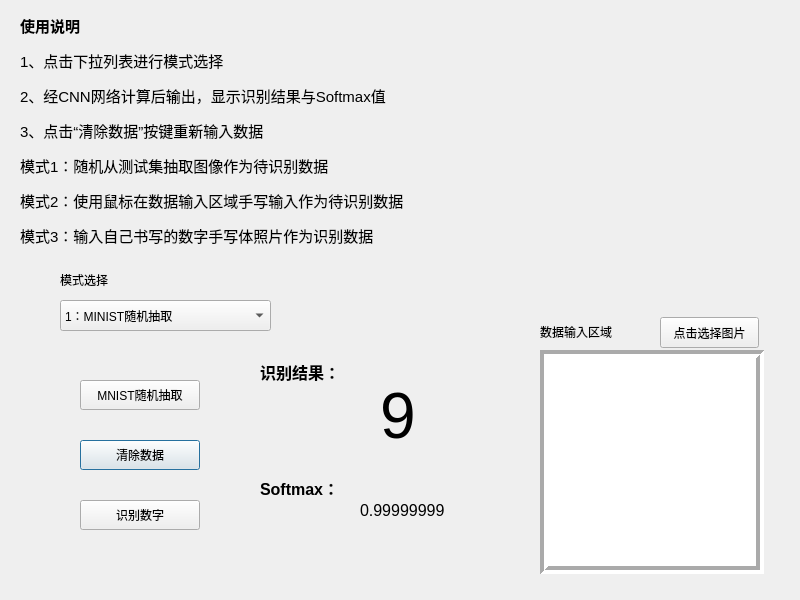
<?xml version="1.0" encoding="UTF-8"?>
<ui version="4.0">
 <class>MainWindow</class>
 <widget class="QDialog" name="MainWindow">
  <property name="geometry">
   <rect>
    <x>0</x>
    <y>0</y>
    <width>800</width>
    <height>600</height>
   </rect>
  </property>
  <property name="windowTitle">
   <string>手写数字识别CNN-顾轩-2020.5.2</string>
  </property>
  <widget class="QComboBox" name="cbBox_Mode">
   <property name="geometry">
    <rect>
     <x>60</x>
     <y>300</y>
     <width>211</width>
     <height>31</height>
    </rect>
   </property>
   <item>
    <property name="text">
     <string>1：MINIST随机抽取</string>
    </property>
   </item>
   <item>
    <property name="text">
     <string>2：鼠标手写输入</string>
    </property>
   </item>
   <item>
    <property name="text">
     <string>3：手写图片识别</string>
    </property>
   </item>
  </widget>
  <widget class="QLabel" name="label">
   <property name="geometry">
    <rect>
     <x>60</x>
     <y>270</y>
     <width>80</width>
     <height>20</height>
    </rect>
   </property>
   <property name="text">
    <string>模式选择</string>
   </property>
  </widget>
  <widget class="QPushButton" name="pbtClear">
   <property name="geometry">
    <rect>
     <x>80</x>
     <y>440</y>
     <width>120</width>
     <height>30</height>
    </rect>
   </property>
   <property name="styleSheet">
    <string notr="true"/>
   </property>
   <property name="text">
    <string>清除数据</string>
   </property>
   <property name="checkable">
    <bool>false</bool>
   </property>
   <property name="checked">
    <bool>false</bool>
   </property>
  </widget>
  <widget class="QPushButton" name="pbtGetMnist">
   <property name="geometry">
    <rect>
     <x>80</x>
     <y>380</y>
     <width>120</width>
     <height>30</height>
    </rect>
   </property>
   <property name="text">
    <string>MNIST随机抽取</string>
   </property>
   <property name="checkable">
    <bool>false</bool>
   </property>
  </widget>
  <widget class="QPushButton" name="pbtPredict">
   <property name="geometry">
    <rect>
     <x>80</x>
     <y>500</y>
     <width>120</width>
     <height>30</height>
    </rect>
   </property>
   <property name="styleSheet">
    <string notr="true"/>
   </property>
   <property name="text">
    <string>识别数字</string>
   </property>
  </widget>
  <widget class="QLabel" name="lbDataArea">
   <property name="geometry">
    <rect>
     <x>540</x>
     <y>350</y>
     <width>224</width>
     <height>224</height>
    </rect>
   </property>
   <property name="mouseTracking">
    <bool>false</bool>
   </property>
   <property name="styleSheet">
    <string notr="true">background-color: rgb(255, 255, 255);</string>
   </property>
   <property name="frameShape">
    <enum>QFrame::Box</enum>
   </property>
   <property name="frameShadow">
    <enum>QFrame::Sunken</enum>
   </property>
   <property name="lineWidth">
    <number>4</number>
   </property>
   <property name="midLineWidth">
    <number>0</number>
   </property>
   <property name="text">
    <string/>
   </property>
  </widget>
  <widget class="QLabel" name="label_3">
   <property name="geometry">
    <rect>
     <x>260</x>
     <y>340</y>
     <width>91</width>
     <height>181</height>
    </rect>
   </property>
   <property name="text">
    <string>&lt;html&gt;&lt;head/&gt;&lt;body&gt;&lt;p&gt;&lt;span style=&quot; font-size:12pt; font-weight:600;&quot;&gt;识别结果：&lt;/span&gt;&lt;/p&gt;&lt;p&gt;&lt;br/&gt;&lt;/p&gt;&lt;p&gt;&lt;br/&gt;&lt;/p&gt;&lt;p&gt;&lt;span style=&quot; font-size:12pt; font-weight:600;&quot;&gt;Softmax：&lt;/span&gt;&lt;/p&gt;&lt;/body&gt;&lt;/html&gt;</string>
   </property>
  </widget>
  <widget class="QLabel" name="label_4">
   <property name="geometry">
    <rect>
     <x>540</x>
     <y>316</y>
     <width>90</width>
     <height>31</height>
    </rect>
   </property>
   <property name="text">
    <string>数据输入区域</string>
   </property>
  </widget>
  <widget class="QLabel" name="label_5">
   <property name="geometry">
    <rect>
     <x>20</x>
     <y>10</y>
     <width>471</width>
     <height>241</height>
    </rect>
   </property>
   <property name="text">
    <string>&lt;!DOCTYPE HTML PUBLIC &quot;-//W3C//DTD HTML 4.0//EN&quot; &quot;http://www.w3.org/TR/REC-html40/strict.dtd&quot;&gt;
&lt;html&gt;&lt;head&gt;&lt;meta name=&quot;qrichtext&quot; content=&quot;1&quot; /&gt;&lt;style type=&quot;text/css&quot;&gt;
p, li { white-space: pre-wrap; }
&lt;/style&gt;&lt;/head&gt;&lt;body style=&quot; font-family:'SimSun'; font-size:9pt; font-weight:400; font-style:normal;&quot;&gt;
&lt;p style=&quot; margin-top:12px; margin-bottom:12px; margin-left:0px; margin-right:0px; -qt-block-indent:0; text-indent:0px;&quot;&gt;&lt;span style=&quot; font-family:'Ubuntu'; font-size:11pt; font-weight:600;&quot;&gt;使用说明&lt;/span&gt;&lt;/p&gt;
&lt;p style=&quot; margin-top:12px; margin-bottom:12px; margin-left:0px; margin-right:0px; -qt-block-indent:0; text-indent:0px;&quot;&gt;&lt;span style=&quot; font-family:'Ubuntu'; font-size:11pt;&quot;&gt;1、点击下拉列表进行模式选择&lt;/span&gt;&lt;/p&gt;
&lt;p style=&quot; margin-top:12px; margin-bottom:12px; margin-left:0px; margin-right:0px; -qt-block-indent:0; text-indent:0px;&quot;&gt;&lt;span style=&quot; font-family:'Ubuntu'; font-size:11pt;&quot;&gt;2、经CNN网络计算后输出，显示识别结果与Softmax值&lt;/span&gt;&lt;/p&gt;
&lt;p style=&quot; margin-top:12px; margin-bottom:12px; margin-left:0px; margin-right:0px; -qt-block-indent:0; text-indent:0px;&quot;&gt;&lt;span style=&quot; font-family:'Ubuntu'; font-size:11pt;&quot;&gt;3、点击“清除数据”按键重新输入数据&lt;/span&gt;&lt;/p&gt;
&lt;p style=&quot; margin-top:12px; margin-bottom:12px; margin-left:0px; margin-right:0px; -qt-block-indent:0; text-indent:0px;&quot;&gt;&lt;span style=&quot; font-family:'Ubuntu'; font-size:11pt;&quot;&gt;模式1：随机从测试集抽取图像作为待识别数据&lt;/span&gt;&lt;/p&gt;
&lt;p style=&quot; margin-top:12px; margin-bottom:12px; margin-left:0px; margin-right:0px; -qt-block-indent:0; text-indent:0px;&quot;&gt;&lt;span style=&quot; font-family:'Ubuntu'; font-size:11pt;&quot;&gt;模式2：使用鼠标在数据输入区域手写输入作为待识别数据&lt;/span&gt;&lt;/p&gt;
&lt;p style=&quot; margin-top:12px; margin-bottom:12px; margin-left:0px; margin-right:0px; -qt-block-indent:0; text-indent:0px;&quot;&gt;&lt;span style=&quot; font-family:'Ubuntu'; font-size:11pt;&quot;&gt;模式3：输入自己书写的数字手写体照片作为识别数据&lt;/span&gt;&lt;/p&gt;&lt;/body&gt;&lt;/html&gt;</string>
   </property>
  </widget>
  <widget class="QFrame" name="verticalFrame">
   <property name="geometry">
    <rect>
     <x>540</x>
     <y>350</y>
     <width>221</width>
     <height>221</height>
    </rect>
   </property>
   <layout class="QVBoxLayout" name="dArea_Layout">
    <property name="spacing">
     <number>0</number>
    </property>
    <property name="leftMargin">
     <number>1</number>
    </property>
    <property name="topMargin">
     <number>1</number>
    </property>
    <property name="rightMargin">
     <number>1</number>
    </property>
    <property name="bottomMargin">
     <number>1</number>
    </property>
   </layout>
  </widget>
  <widget class="QLabel" name="lbResult">
   <property name="geometry">
    <rect>
     <x>380</x>
     <y>350</y>
     <width>91</width>
     <height>131</height>
    </rect>
   </property>
   <property name="font">
    <font>
     <pointsize>48</pointsize>
    </font>
   </property>
   <property name="text">
    <string>9</string>
   </property>
  </widget>
  <widget class="QLabel" name="lbCofidence">
   <property name="geometry">
    <rect>
     <x>360</x>
     <y>500</y>
     <width>151</width>
     <height>21</height>
    </rect>
   </property>
   <property name="font">
    <font>
     <pointsize>12</pointsize>
    </font>
   </property>
   <property name="text">
    <string>0.99999999</string>
   </property>
  </widget>
  <widget class="QPushButton" name="pbtjiazai">
   <property name="geometry">
    <rect>
     <x>660</x>
     <y>317</y>
     <width>99</width>
     <height>31</height>
    </rect>
   </property>
   <property name="text">
    <string>点击选择图片</string>
   </property>
   <property name="checkable">
    <bool>false</bool>
   </property>
  </widget>
  <zorder>verticalFrame</zorder>
  <zorder>cbBox_Mode</zorder>
  <zorder>label</zorder>
  <zorder>pbtClear</zorder>
  <zorder>pbtGetMnist</zorder>
  <zorder>pbtPredict</zorder>
  <zorder>label_3</zorder>
  <zorder>label_4</zorder>
  <zorder>label_5</zorder>
  <zorder>lbResult</zorder>
  <zorder>lbCofidence</zorder>
  <zorder>lbDataArea</zorder>
  <zorder>pbtjiazai</zorder>
 </widget>
 <resources/>
 <connections>
  <connection>
   <sender>cbBox_Mode</sender>
   <signal>activated(QString)</signal>
   <receiver>MainWindow</receiver>
   <slot>cbBox_Mode_Callback()</slot>
   <hints>
    <hint type="sourcelabel">
     <x>178</x>
     <y>317</y>
    </hint>
    <hint type="destinationlabel">
     <x>158</x>
     <y>168</y>
    </hint>
   </hints>
  </connection>
  <connection>
   <sender>pbtClear</sender>
   <signal>clicked()</signal>
   <receiver>MainWindow</receiver>
   <slot>pbtClear_Callback()</slot>
   <hints>
    <hint type="sourcelabel">
     <x>131</x>
     <y>460</y>
    </hint>
    <hint type="destinationlabel">
     <x>105</x>
     <y>341</y>
    </hint>
   </hints>
  </connection>
  <connection>
   <sender>pbtPredict</sender>
   <signal>clicked()</signal>
   <receiver>MainWindow</receiver>
   <slot>pbtPredict_Callback()</slot>
   <hints>
    <hint type="sourcelabel">
     <x>157</x>
     <y>517</y>
    </hint>
    <hint type="destinationlabel">
     <x>157</x>
     <y>542</y>
    </hint>
   </hints>
  </connection>
  <connection>
   <sender>pbtGetMnist</sender>
   <signal>clicked()</signal>
   <receiver>MainWindow</receiver>
   <slot>pbtGetMnist_Callback()</slot>
   <hints>
    <hint type="sourcelabel">
     <x>102</x>
     <y>399</y>
    </hint>
    <hint type="destinationlabel">
     <x>29</x>
     <y>401</y>
    </hint>
   </hints>
  </connection>
 </connections>
 <slots>
  <slot>cbBox_Mode_Callback()</slot>
  <slot>pbtClear_Callback()</slot>
  <slot>pbtPredict_Callback()</slot>
  <slot>pbtGetMnist_Callback()</slot>
 </slots>
</ui>
